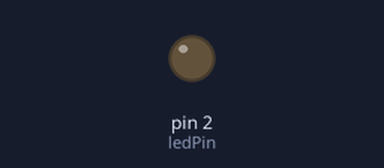
Simulated run of this sketch. Board: Arduino Uno, built with avr-gcc and run on an emulated ATmega328P. Parts: output pins drawn as LEDs (lit = HIGH). What the sketch prints to the serial monitor is not drawn.

Above: at 1.2 s.
At 9.0 s:
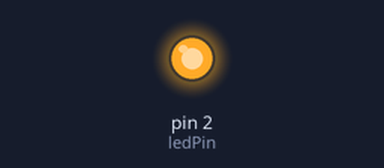
Timing chart, 0 to 9.4 s (numbered marks = the images above):
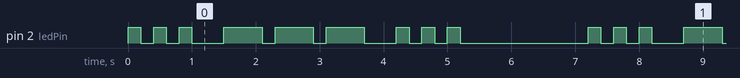

The sketch:

ex03.ino
```cpp
// ex03.ino - SOS 信号灯 (三短、三长、三短)
const int ledPin = 2;

const int durations[] = {200, 200, 200, 600, 600, 600, 200, 200, 200};
const int gaps[] = {200, 200, 500, 200, 200, 500, 200, 200, 2000};

int step = 0;
unsigned long stepStartTime = 0;

void setup() {
  Serial.begin(115200);
  pinMode(ledPin, OUTPUT);
  stepStartTime = millis();
}

void loop() {
  unsigned long currentMillis = millis();
  unsigned long elapsed = currentMillis - stepStartTime;
  int totalDuration = durations[step] + gaps[step];

  if (elapsed < durations[step]) {
    digitalWrite(ledPin, HIGH);
  } else if (elapsed < totalDuration) {
    digitalWrite(ledPin, LOW);
  } else {
    step++;
    stepStartTime = currentMillis;
    if (step >= 9) {
      step = 0;
      Serial.println("=== SOS 完成 ===");
    }
  }
}
```

Measured:
- by itself, pin 2 (ledPin): repeats every 7.2 s: 2 × (LOW 0.20 s, HIGH 0.20 s), LOW 0.50 s, 2 × (HIGH 0.60 s, LOW 0.20 s), HIGH 0.60 s, LOW 0.50 s, 2 × (HIGH 0.20 s, LOW 0.20 s), HIGH 0.20 s, LOW 2.0 s, HIGH 0.20 s
- by itself, everything shown: repeats every 7.2 s, in 18 steps
